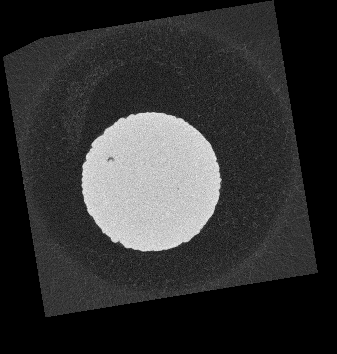
#> input picture OpenCV-Label/19_017_QualiPro_0060010.tif, 337 x 354 px, given in place of mitGitter_0.tif, which was not available
$ python labeling_automated_with_number_black_pixels.py
#> lines starting #> are read from the running program, lines starting #| are printed output that depends on the picture; after the words box and inside, x2 and y2 are one past the last pixel; in counts of white or black regions, pixels touching at a corner belong together; pictures that were not available may be replaced by others from this repository, and a replacement may not be noted
### OpenCV-Label/finding_minmax_values.py
'''
@ author: Jan Klein
@ date: 13-01-2020
@ co: Fraunhofer IWU

general idea:

by inspecting the CT image with circle on it picture is manually cut according to CT-stl-data

'''

import cv2
from combination_autocontour_Grid import show_window_with_user_setting


# input
stl_circle_image_path = '/home/jan/Documents/Trainingsdaten/ZPs/ZP4/200113_ZP4_Bildstapel_50µm_700x746_1905bis7905/mitGitter_0.tif'

img = cv2.imread(stl_circle_image_path)
#> img is the input picture: shape (354, 337, 3); min 0, max 247, mean 49.1
gray = cv2.imread(stl_circle_image_path, cv2.IMREAD_GRAYSCALE)
#> gray: shape (354, 337); min 0, max 247, mean 49.1

# manually find the min and max values by looking at the ct picture with the perfect circle inside

xmin = 20
xmax = 556
ymin = 90
ymax = 626

diameter_x = xmax-xmin
diameter_y = ymax-ymin

if diameter_x != diameter_y:
    print('Adjust min and max values so the diameter in both directions is the same!')

# cut image and show it
cut_image_rgb = img[ymin:ymax, xmin:xmax]
cut_image = gray[ymin:ymax, xmin:xmax]

show_window_with_user_setting(cut_image, 'image cut', 0)

### OpenCV-Label/combination_autocontour_Grid.py
import cv2
import numpy as np
import matplotlib.pyplot as plt
import math
import pandas as pd


def show_window_with_user_setting(image, name, wait):
    """

    :param image:
    :param name:
    :param wait:
    :return:
    """
    cv2.namedWindow(name, cv2.WINDOW_NORMAL)
    cv2.resizeWindow(name, 600, 600)
    cv2.imshow(name, image)
    cv2.waitKey(0)


######################################################################################################################

# [181 lines left out: functions find_best_fitting_circle, picture_masked_cut_binary, show_voxel_grid, check_image_for_black_and_border, not called in this run]


########################################################################################################################
# [15 lines that do not run on import are left out]

### OpenCV-Label/labeling_automated_with_number_black_pixels.py
'''
@ author: Jan Klein
@ date: 13-01-2020
@ co: Fraunhofer IWU

general idea:

by gridwise inspecting the CT-Images it is checked whether the grid contains black pixels (-> porosity). By comparing
the current grid with a mask representing the background it is additionally checked whether the grid is within the
sample, in the border region or outside of the sample. The information is stored in a nd numpy array, which is used as
a storage for the labelling information

'''

import cv2
from combination_autocontour_Grid import show_window_with_user_setting
from finding_minmax_values import xmin, xmax, ymin, ymax
import numpy as np
import math
import pandas as pd


# input data
min_Slice = 381
max_Slice = 1551

threshold_binary = 120
correction_radius = 20  # radius difference for moving in the contour circle

threshold_porosity_abs = 125
# minimum number of pixels that must be black in order for the algorithm to classify the grid as pore-grid
# needs to be set = 1 if no threshold should be applied

grid_size_in_bit = 874
max_diameter_bit = 1748

csv_file_path = '/home/jan/Documents/Trainingsdaten/ZPs/ZP4/grid_size={}_threshold_porosity={}.csv'.format(grid_size_in_bit, threshold_porosity_abs)
img_folder_path = '/home/jan/Documents/Trainingsdaten/ZPs/ZP4/200113_ZP4_Bildstapel_50µm_700x746_1905bis7905/200113_ZP4_Bildstapel_50µm_700x746_1905bis7905_'

show_images = False
show_label_generation = False

# basic calculations
max_diameter_pixel = xmax-xmin
grid_size_in_pixel = int(max_diameter_pixel / max_diameter_bit * grid_size_in_bit)
number_slices_total = max_Slice-min_Slice


# start image processing

label_storage_array = np.empty([0, 6], dtype=int)

for img_number in range(number_slices_total):

    cur_img_path = img_folder_path+'{:04d}.tif'.format(img_number)

    img = cv2.imread(cur_img_path)
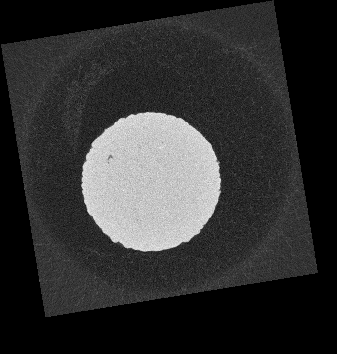
#> input picture OpenCV-Label/19_017_QualiPro_0060011.tif, 337 x 354 px, given in place of 200113_ZP4_Bildstapel_50µm_700x746_1905bis7905_0000.tif, which was not available
#> img is the input picture: shape (354, 337, 3); min 0, max 253, mean 49.2
    gray = cv2.imread(cur_img_path, cv2.IMREAD_GRAYSCALE)
#> gray: shape (354, 337); min 0, max 253, mean 49.2

    cut_image_rgb = img[ymin:ymax, xmin:xmax]
    cut_image = gray[ymin:ymax, xmin:xmax]

    height = cut_image.shape[0]
#> height = 264
    width = cut_image.shape[1]
#> width = 317

    if show_images:
        show_window_with_user_setting(cut_image_rgb, 'image cut', 0)

    # getting a binary image
    _, thresh = cv2.threshold(cut_image, threshold_binary, 255, 0)
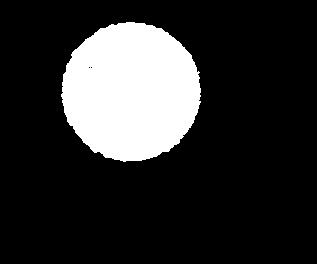
#> thresh: shape (264, 317); 18.1% white; 1 white region

    if show_images:
        show_window_with_user_setting(thresh, 'thresh', 0)

    # finding all the contours in the image
    element = cv2.getStructuringElement(shape=cv2.MORPH_RECT, ksize=(1, 1))
    morph_img = thresh.copy()
    cv2.morphologyEx(src=thresh, op=cv2.MORPH_CLOSE, kernel=element, dst=morph_img)
    contours,_ = cv2.findContours(morph_img,cv2.RETR_TREE,cv2.CHAIN_APPROX_SIMPLE)
#> contours = 3 contours, 2 with area under 20; largest, box (x1, y1, x2, y2) and area: (61, 22, 201, 162) 14944
    areas = [cv2.contourArea(c) for c in contours]
#> areas = [14944, 2, 2]
    sorted_areas = np.sort(areas)
#> sorted_areas = [2, 2, 14944]
    cnt = contours[areas.index(sorted_areas[-1])]
#> cnt = contour of 214 points, box (x1, y1, x2, y2) (61, 22, 201, 162), area 14944

    # finding the minEnclosingCircle
    (x, y), radius = cv2.minEnclosingCircle(cnt)
#> x = 130.9; y = 91.47; radius = 70.87
    center = (int(x), int(y))
#> center = (130, 91)
    radius = int(radius)  # manually added
#> radius = 70
    circle_img = cut_image.copy()
    cv2.circle(circle_img, center, radius, (255, 255, 255), 2)
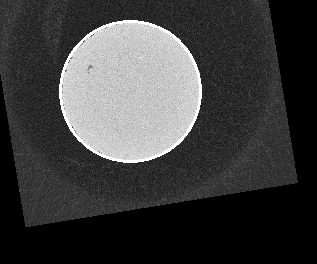
#> circle_img: shape (264, 317); min 0, max 255, mean 61.8
    if show_images:
        show_window_with_user_setting(circle_img, 'with added circle', 0)

    # so far: image changed to binary image and minEnclosingCircle found

    # making everything within the circle a 1 and everything outside a 0 and the other way round for a second mask

    # within the circle: 1, outside of circle: 0
    mask_circle_one = np.zeros([height, width], dtype=np.uint8)
    mask_circle_one.fill(0)
#> mask_circle_one: shape (264, 317); every value is 0

    # draw circle with ones
    cv2.circle(mask_circle_one, center, radius - correction_radius, (1, 1, 1), -1)
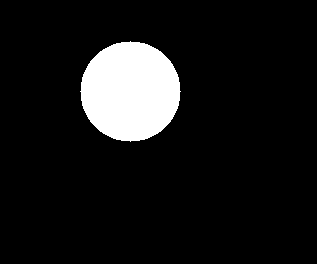
#> mask_circle_one: shape (264, 317); values 0 (black) and 1 (white), 9.4% white; 1 white region, box (x1, y1, x2, y2) and area: (80, 41, 181, 142) 7845
    if show_images:
        show_window_with_user_setting(cut_image * mask_circle_one, 'mask_one', 0)

    inside_circle = cut_image.copy()
    inside_circle *= mask_circle_one

    # so far mask created which makes everything outside of the circle a 0 and everything inside stays the same

    # within the circle: 0, outside of circle: 1
    mask_circle_two = np.zeros([height, width], dtype=np.uint8)
    mask_circle_two.fill(1)
#> mask_circle_two: shape (264, 317); every value is 1

    # draw circle with ones
    cv2.circle(mask_circle_two, center, radius - correction_radius, (0, 0, 0), -1)
    if show_images:
        show_window_with_user_setting(cut_image * mask_circle_two, 'mask_two', 0)

    # mask one
    stencil = np.zeros(shape = cut_image_rgb.shape, dtype = np.uint8)
    stencil[:,:] = 0
    color = 1,1,1
    color_img = cv2.fillPoly(stencil, contours, color)
#> color_img: shape (264, 317, 3); values 0 (black) and 1 (white), 18.1% white; 1 white region, box (x1, y1, x2, y2) and area: (61, 22, 201, 162) 15148
    mask_one = cv2.cvtColor(color_img, cv2.COLOR_BGR2GRAY)

    # mask two
    stencil_2 = np.zeros(shape=cut_image_rgb.shape, dtype=np.uint8)
    stencil_2[:, :] = 255
    color_2 = 0, 0, 0
    color_img_2 = cv2.fillPoly(stencil_2, contours, color_2)
    mask_two = cv2.cvtColor(color_img_2, cv2.COLOR_BGR2GRAY)
    mask_two = mask_two * mask_circle_two + mask_circle_one
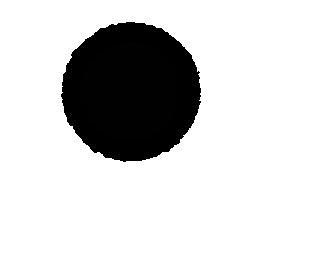
#> mask_two: shape (264, 317); min 0, max 255, mean 208.9

    if show_images:
        show_window_with_user_setting(mask_two, 'mask_two', 0)

    img_final_masked = mask_one * cut_image + mask_two

    # subtract the middle circle
    img_final_masked *= mask_circle_two

    # add the original inside circle
    img_final_masked += inside_circle
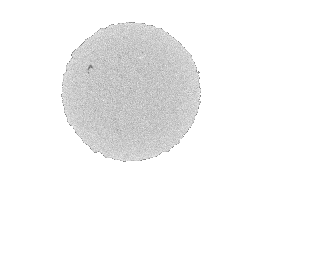
#> img_final_masked: shape (264, 317); min 103, max 255, mean 245.2

    if show_images:
        show_window_with_user_setting(img_final_masked, 'with mask_one and mask_two ', 0)

    # so far background made white

    _, image_masked_and_cut_binary = cv2.threshold(img_final_masked, 120, 255, 0)
#> image_masked_and_cut_binary: shape (264, 317); 100% white; black in thin lines or dots, all inside (x1, y1, x2, y2) = (89, 67, 92, 68)

    if show_images:
        show_window_with_user_setting(image_masked_and_cut_binary, 'Image masked and cut binary', 0)
        show_window_with_user_setting(mask_two, 'mask_two', 0)

    grid_color = 0
    grid_img = image_masked_and_cut_binary.copy()
    arr = np.asarray(grid_img)
    arr[:, ::grid_size_in_pixel] = grid_color
    arr[::grid_size_in_pixel, :] = grid_color
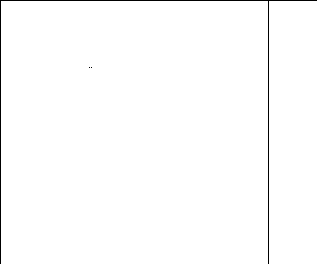
#> arr: shape (264, 317); 99% white; black in thin lines or dots
    if show_images:
        show_window_with_user_setting(arr, 'arr', 0)

    # labeling
    check_array = np.empty([0, 6], dtype=int)

    height = image_masked_and_cut_binary.shape[0]
    width = image_masked_and_cut_binary.shape[1]

    num_grid_x = math.ceil(width/grid_size_in_pixel)
#> num_grid_x = 2
    num_grid_y = math.ceil(height/grid_size_in_pixel)
#> num_grid_y = 1


    #print('num_grid_x ' + str(num_grid_x))
    #print('num_grid_y ' + str(num_grid_y))

    grid_display_picture = np.copy(image_masked_and_cut_binary)

    for j in range(num_grid_x):
        for i in range(num_grid_y):
            cur_image = image_masked_and_cut_binary[i * grid_size_in_pixel:(i + 1) * grid_size_in_pixel,
                        j * grid_size_in_pixel:(j + 1) * grid_size_in_pixel]
            cur_cutout = cv2.rectangle(grid_display_picture, (j * grid_size_in_pixel, i * grid_size_in_pixel),
                                       ((j + 1) * grid_size_in_pixel, (i + 1) * grid_size_in_pixel), 0, 1)

            cur_image_mask = mask_two[i * grid_size_in_pixel:(i + 1) * grid_size_in_pixel,
                             j * grid_size_in_pixel:(j + 1) * grid_size_in_pixel]

            if show_label_generation:
                show_window_with_user_setting(cur_image_mask, 'mask_cutout', 0)
                show_window_with_user_setting(cur_cutout, 'cutout_image', 0)
                show_window_with_user_setting(cur_image, 'cur_image', 0)

            # edit here for setting a threshold or adding different categories
            # it is still just used for a binary classification here in this context

            total_num_pixels = cur_image.shape[0]*cur_image.shape[1]
            num_black_pixels = total_num_pixels - cv2.countNonZero(cur_image)
            print(num_black_pixels)

            if num_black_pixels >= threshold_porosity_abs:
                text_1 = 1  # code for black is inside
            else:
                text_1 = 0  # code for no black is inside


# [4 lines of commented-out code are left out]

            if np.all(cur_image_mask[:, :] == 255):
                text_2 = -1     # code for outside
            elif np.all(cur_image_mask[:, :] == 0):
                text_2 = 1   # code for inside
            else:
                text_2 = 0   # code for border

            cur_arr = np.stack((img_number+min_Slice, j, i, text_2, text_1, num_black_pixels), axis=-1)
            # img_number + min slice is the current slice which is also stored
            check_array = np.vstack((check_array, cur_arr))
#> cur_image: shape (264, 49); every value is 255
#> (the run stopped early here; a loop or call above may not have finished)
